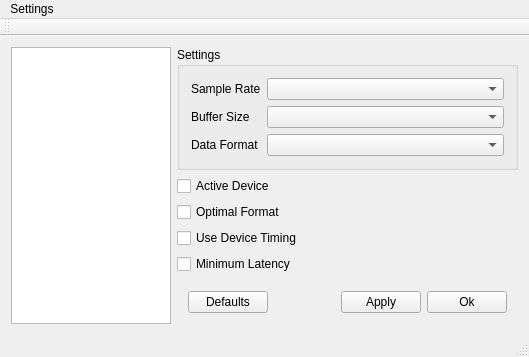
<?xml version="1.0" encoding="UTF-8"?>
<ui version="4.0">
 <class>AsioSelector</class>
 <widget class="QMainWindow" name="AsioSelector">
  <property name="geometry">
   <rect>
    <x>0</x>
    <y>0</y>
    <width>519</width>
    <height>290</height>
   </rect>
  </property>
  <property name="windowTitle">
   <string>AsioSelector</string>
  </property>
  <widget class="QWidget" name="centralWidget">
   <layout class="QGridLayout" name="gridLayout">
    <item row="0" column="1">
     <widget class="QGroupBox" name="groupBox">
      <property name="sizePolicy">
       <sizepolicy hsizetype="Expanding" vsizetype="Preferred">
        <horstretch>0</horstretch>
        <verstretch>0</verstretch>
       </sizepolicy>
      </property>
      <property name="minimumSize">
       <size>
        <width>341</width>
        <height>123</height>
       </size>
      </property>
      <property name="maximumSize">
       <size>
        <width>16777215</width>
        <height>171</height>
       </size>
      </property>
      <property name="sizeIncrement">
       <size>
        <width>1</width>
        <height>0</height>
       </size>
      </property>
      <property name="autoFillBackground">
       <bool>true</bool>
      </property>
      <property name="title">
       <string>Settings</string>
      </property>
      <layout class="QFormLayout" name="formLayout">
       <item row="0" column="0">
        <widget class="QLabel" name="asioSampleRateLabel">
         <property name="text">
          <string>Sample Rate</string>
         </property>
        </widget>
       </item>
       <item row="0" column="1">
        <widget class="QComboBox" name="asioSampleRate"/>
       </item>
       <item row="1" column="0">
        <widget class="QLabel" name="asioBufferSizeLabel">
         <property name="text">
          <string>Buffer Size</string>
         </property>
        </widget>
       </item>
       <item row="1" column="1">
        <widget class="QComboBox" name="asioBufferSize"/>
       </item>
       <item row="2" column="0">
        <widget class="QLabel" name="asioDataFormatLabel">
         <property name="text">
          <string>Data Format</string>
         </property>
        </widget>
       </item>
       <item row="2" column="1">
        <widget class="QComboBox" name="asioDataFormat"/>
       </item>
      </layout>
     </widget>
    </item>
    <item row="5" column="1" alignment="Qt::AlignBottom">
     <widget class="QWidget" name="horizontalWidget" native="true">
      <property name="minimumSize">
       <size>
        <width>341</width>
        <height>0</height>
       </size>
      </property>
      <layout class="QHBoxLayout" name="horizontalLayout_2">
       <item>
        <widget class="QPushButton" name="defaultsButton">
         <property name="text">
          <string>Defaults</string>
         </property>
        </widget>
       </item>
       <item>
        <spacer name="horizontalSpacer_2">
         <property name="orientation">
          <enum>Qt::Horizontal</enum>
         </property>
         <property name="sizeHint" stdset="0">
          <size>
           <width>40</width>
           <height>20</height>
          </size>
         </property>
        </spacer>
       </item>
       <item>
        <widget class="QPushButton" name="applyButton">
         <property name="text">
          <string>Apply</string>
         </property>
        </widget>
       </item>
       <item>
        <widget class="QPushButton" name="okButton">
         <property name="text">
          <string>Ok</string>
         </property>
        </widget>
       </item>
      </layout>
     </widget>
    </item>
    <item row="0" column="0" rowspan="6">
     <layout class="QVBoxLayout" name="verticalLayout">
      <item>
       <widget class="QListWidget" name="asioDevicesList">
        <property name="sizePolicy">
         <sizepolicy hsizetype="Preferred" vsizetype="Expanding">
          <horstretch>0</horstretch>
          <verstretch>0</verstretch>
         </sizepolicy>
        </property>
        <property name="minimumSize">
         <size>
          <width>160</width>
          <height>0</height>
         </size>
        </property>
        <property name="autoFillBackground">
         <bool>false</bool>
        </property>
       </widget>
      </item>
     </layout>
    </item>
    <item row="4" column="1">
     <widget class="QCheckBox" name="lowestLatency">
      <property name="minimumSize">
       <size>
        <width>81</width>
        <height>0</height>
       </size>
      </property>
      <property name="text">
       <string>Minimum Latency</string>
      </property>
     </widget>
    </item>
    <item row="1" column="1">
     <widget class="QCheckBox" name="activeDevice">
      <property name="minimumSize">
       <size>
        <width>66</width>
        <height>0</height>
       </size>
      </property>
      <property name="text">
       <string>Active Device</string>
      </property>
     </widget>
    </item>
    <item row="3" column="1">
     <widget class="QCheckBox" name="deviceTiming">
      <property name="minimumSize">
       <size>
        <width>82</width>
        <height>0</height>
       </size>
      </property>
      <property name="text">
       <string>Use Device Timing</string>
      </property>
     </widget>
    </item>
    <item row="2" column="1">
     <widget class="QCheckBox" name="optimalFormat">
      <property name="minimumSize">
       <size>
        <width>74</width>
        <height>0</height>
       </size>
      </property>
      <property name="text">
       <string>Optimal Format</string>
      </property>
     </widget>
    </item>
   </layout>
  </widget>
  <widget class="QMenuBar" name="menuBar">
   <property name="geometry">
    <rect>
     <x>0</x>
     <y>0</y>
     <width>519</width>
     <height>17</height>
    </rect>
   </property>
   <widget class="QMenu" name="menuASIO_Device_Properties">
    <property name="title">
     <string>Settings</string>
    </property>
    <addaction name="actionSave"/>
    <addaction name="actionSave_As"/>
    <addaction name="actionLoad"/>
   </widget>
   <addaction name="menuASIO_Device_Properties"/>
  </widget>
  <widget class="QToolBar" name="mainToolBar">
   <attribute name="toolBarArea">
    <enum>TopToolBarArea</enum>
   </attribute>
   <attribute name="toolBarBreak">
    <bool>true</bool>
   </attribute>
  </widget>
  <widget class="QStatusBar" name="statusBar"/>
  <action name="actionSave">
   <property name="enabled">
    <bool>true</bool>
   </property>
   <property name="text">
    <string>Save</string>
   </property>
   <property name="visible">
    <bool>true</bool>
   </property>
  </action>
  <action name="actionSave_As">
   <property name="text">
    <string>Save As</string>
   </property>
  </action>
  <action name="actionLoad">
   <property name="text">
    <string>Load</string>
   </property>
  </action>
 </widget>
 <layoutdefault spacing="6" margin="11"/>
 <resources/>
 <connections/>
</ui>
